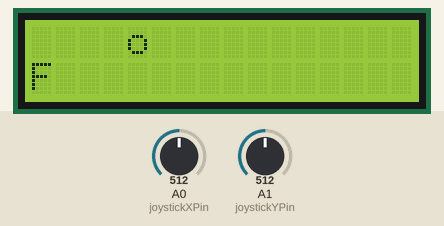
Simulated run of this sketch. Board: Arduino Uno, built with avr-gcc and run on an emulated ATmega328P. On the bench: 16×2 character LCD. The inputs (shaded band) are chosen by the test bench; at power-on: A1 (joystickYPin) = 512, A0 (joystickXPin) = 512. Random numbers use the default seed unless the sketch sets one.

Above: at 2.2 s.
2.3 s: A1 (joystickYPin) set to 689
3.8 s: A1 (joystickYPin) set to 719
At 4.25 s:
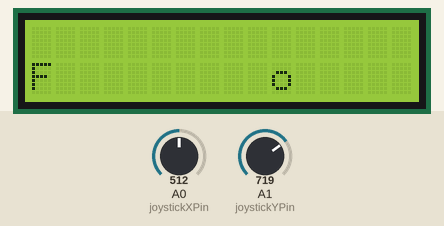
6.8 s: A0 (joystickXPin) set to 710
At 6.98 s:
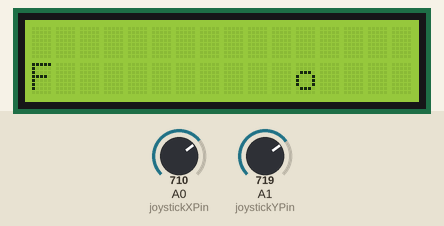
8.3 s: A0 (joystickXPin) set to 690
At 8.49 s:
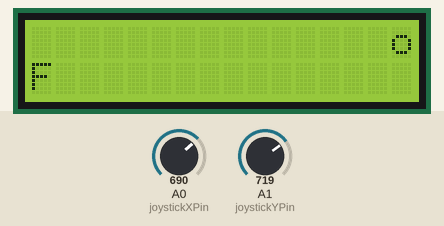
9.8 s: A0 (joystickXPin) set to 716
At 10.01 s:
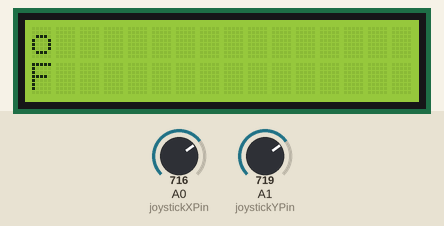
Timing chart, 0 to 12.3 s (numbered marks = the images above; inputs shaded):
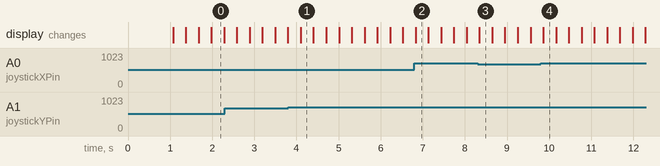

Measured:
- the behaviour switches between 700 and 701 on A1 (joystickYPin) (found by bisection; images 0 and 1)

The sketch:

SnakeGame.ino
```cpp
#include <LiquidCrystal.h>

LiquidCrystal lcd(7, 8, 9, 10, 11, 12); // Adjust pin numbers for your setup

const int joystickXPin = A0; // X-axis of the joystick
const int joystickYPin = A1; // Y-axis of the joystick
const int buttonPin = 6;     // Digital pin for the joystick button

int snakeX, snakeY;
int dirX, dirY;
int foodX, foodY;
int tailX[255], tailY[255];
int tailLength;
int score;
bool gameover;

void setup() {
  lcd.begin(16, 2); // Initialize the LCD
  pinMode(buttonPin, INPUT_PULLUP); // Set button pin as INPUT with internal pull-up resistor
  randomSeed(analogRead(0)); // Initialize random seed

  // Initialize game variables
  snakeX = 0; // Start snake at the top-left corner
  snakeY = 0;
  dirX = 1;
  dirY = 0;
  tailLength = 0;
  score = 0;
  gameover = false;
  spawnFood();

  lcd.clear();
  lcd.setCursor(0, 0);
  lcd.print("Snake Game");
  delay(1000);
}

void spawnFood() {
  do {
    foodX = random(0, 16);
    foodY = random(0, 2);
  } while (foodX == snakeX && foodY == snakeY);

  // Print the food on the LCD
  lcd.setCursor(foodX, foodY);
  lcd.print("F");
}

void loop() {
  if (!gameover) {
    // Read joystick input
    int joystickXValue = analogRead(joystickXPin);
    int joystickYValue = analogRead(joystickYPin);

    // Update snake direction based on joystick input
    if (joystickXValue < 300) {
      dirX = -1;
      dirY = 0;
    } else if (joystickXValue > 700) {
      dirX = 1;
      dirY = 0;
    } else if (joystickYValue < 300) {
      dirX = 0;
      dirY = -1;
    } else if (joystickYValue > 700) {
      dirX = 0;
      dirY = 1;
    }

    // Store tail positions
    for (int i = tailLength - 1; i > 0; i--) {
      tailX[i] = tailX[i - 1];
      tailY[i] = tailY[i - 1];
    }
    tailX[0] = snakeX;
    tailY[0] = snakeY;

    // Move the snake
    snakeX += dirX;
    snakeY += dirY;

    // Wrap snake position around the display
    if (snakeX < 0) snakeX = 15;
    else if (snakeX > 15) snakeX = 0;
    if (snakeY < 0) snakeY = 1;
    else if (snakeY > 1) snakeY = 0;

    // Check for collisions with food
    if (snakeX == foodX && snakeY == foodY) {
      // Snake ate the food
      tailLength++;
      spawnFood();
      score++;
    }

    // Check for collisions with the tail
    for (int i = 0; i < tailLength; i++) {
      if (snakeX == tailX[i] && snakeY == tailY[i]) {
        gameover = true;
        break;
      }
    }

    // Clear the LCD and draw the snake and food
    lcd.clear();
    lcd.setCursor(snakeX, snakeY);
    lcd.print("o");
    lcd.setCursor(foodX, foodY);
    lcd.print("F");
    for (int i = 0; i < tailLength; i++) {
      lcd.setCursor(tailX[i], tailY[i]);
      lcd.print(".");
    }
    lcd.setCursor(0, 1);
//    lcd.print("Score: ");
//    lcd.print(score);
    delay(300);
  } else {
    // Game over message
    lcd.clear();
    lcd.setCursor(0, 0);
    lcd.print("Game Over");
    lcd.setCursor(0, 1);
    lcd.print("Score: ");
    lcd.print(score);
    delay(3000);
    gameover = false;
    setup(); // Restart the game
  }
}
```
